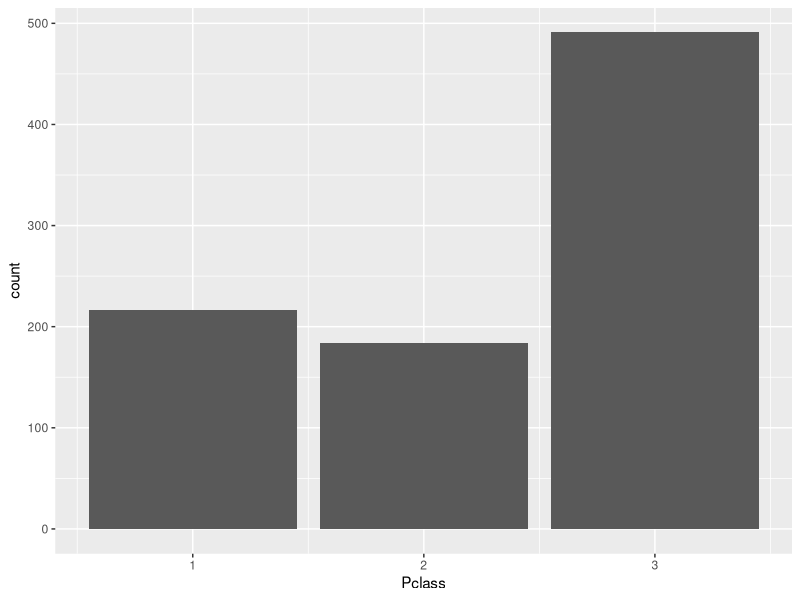

Write the R code that produced this figure.
# Introduction to data science with applications in R and git
# University of Manchester 
# Tutorial led by Tom Franklin, 06/02/2019

####
# Tutorial 1 Code ----
# 1. Install and load libraries
# 2. Load data 
# 3. Data manipulation with dplyr
# 4. Data summarisation 
# 5. Graphics with ggplot2 

####
# 1. Install and load libraries ----

# Installing R packages
install.packages("tidyverse")

# Loading R packages
library("tidyverse")

# Tasks: 
# How would I install the skimr package? 
# How would I load the skimr package? 
# Do the same for following packages:
# `skimr`, `RColorBrewer` and `ggthemes` 

####
# 2. Load data ----
raw_data <- readr::read_csv("data/passenger_data.csv")

# This is equivilant but we don't use this! 
readr::read_csv("data/passenger_data.csv") -> raw_data 

####
# 3. Data manipulation with dplyr ----

# In words, can you explain what %>% stands for? 

# Selecting columns 

raw_data %>%
  dplyr::select()

# Task:

# i. Select Age and Sex columns only 

# ii. Select all data apart from the Survived column

# iii. Select the first three variables using numeric 

# Filtering data

# i. Filter data to keep only those where Pclass (passenger class) is equal to 1

# 11. Filter the data to keep only data where there's first 
#     class passengers and passengers are aged over 50

# iii. Filter data to keep only 2nd and 3rd Class passengers 

# iv. Filter data for only those who Embarked n the journey from Cherbourg

# Renaming data

# i. Rename the Sex column to be Gender, 

# tip: rename(new_column_name = old_column_name)

# Arranging data

# i. Arrange the dataframe from low to high 

# ii. Arrange Fare data from high to low

# Make new variablea (mutate)

# i. Create a new variable called fare_in_dollars, multiplying the fare by a conversion rate of 1.37

# ii. Create an estimate of a passengers birth year by using their Age information!

# iii. Create a flag to indicate those who have an above average income (£29.70)

# Summary statistics - refer to the booklet for tasks! 

# Recoding data 

# i. Recode the integer values of passenger classes to be "1st Class", "2nd Class" etc...

# Distinct data

# i. Get a distinct list of the Cabin names on the titanic 

# Advanced exercises 


####
# 4. Data summarisation (using base R syntax)

# Summary stats of passenger Sex
table(raw_data$Sex)

# Cross tabulation of passenger Sex and whether they Survived or not

# Proportion tables...

# Column sum table 

# Row sum table 

# 3 way cross tab breakdown by Passenger class, Sex and Survival status 

####
# 5. Graphics with ggplot2 ----
raw_data %>%
  ggplot() + 
  geom_bar(aes(x = Pclass))





